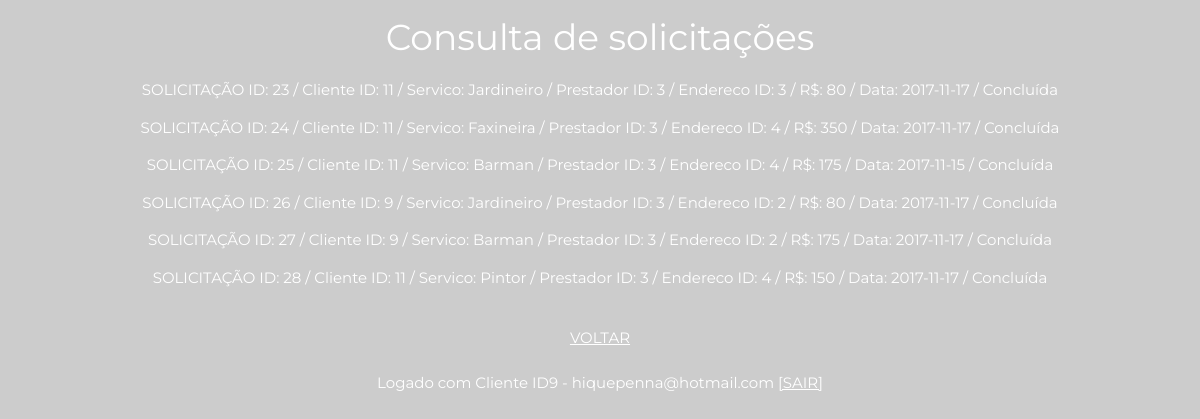
The page /TodasSolicitacoes.php (signed in) on the database its author committed.
### tables this page shows
CREATE TABLE IF NOT EXISTS `solicitacao` (
  `idsolicitacao` int(11) NOT NULL AUTO_INCREMENT,
  `idcliente` int(11) NOT NULL,
  `nomeservico` varchar(100) NOT NULL,
  `idprestador` int(11) NOT NULL,
  `endereco` int(11) NOT NULL,
  `valor` float NOT NULL,
  `notaprocliente` int(11) NOT NULL,
  `notaproprestador` int(11) NOT NULL,
  `comcliente` varchar(100) NOT NULL,
  `comprestador` varchar(100) NOT NULL,
  `efetuado` tinyint(1) NOT NULL,
  `dataAMD` date NOT NULL,
  PRIMARY KEY (`idsolicitacao`),
  KEY `idcliente_solicitacao` (`idcliente`),
  KEY `nomeservico_solicitacao` (`nomeservico`),
  KEY `idprestador_solicitacao` (`idprestador`),
  KEY `endereco_solicitacao` (`endereco`)
);

### TodasSolicitacoes.php (the view, shortened to what this page needs)
<?php
	if(!isset($_SESSION["email"]) || !isset($_SESSION["senha"]) ){
		header("Location: index.php");
		exit;
	}
	else{
		$idpessoa = $_SESSION['idpessoa'];
		$email= $_SESSION['email'];
		$categoria= $_SESSION['categoria'];
	}
	include("config.php");
	$conexao = mysqli_connect($host, $user, $senha, $banco) or die(mysqli_error());
	mysqli_select_db($conexao, $banco);
	?>
	<html>
	<head>
</head>
<link rel="stylesheet" href="style.css">
<link rel="stylesheet" href="https://cdnjs.cloudflare.com/ajax/libs/font-awesome/4.7.0/css/font-awesome.min.css">
<body>
	<h1><center>Consulta de solicitações</center></h1>
	<?php
	$query = sprintf("SELECT * FROM solicitacao");
	$dados = mysqli_query($conexao, $query) or die(mysql_error());
	$linha = mysqli_fetch_assoc($dados);
	$total = mysqli_num_rows($dados);
	if($total > 0) {
		do {
	?>	<center><p>SOLICITAÇÃO ID: <?=$linha['idsolicitacao']?> / Cliente ID: <?=$linha['idcliente']?> / Servico: <?=$linha['nomeservico']?> / Prestador ID: <?=$linha['idprestador']?> / Endereco ID: <?=$linha['endereco']?> / R$: <?=$linha['valor']?> / Data: <?=$linha['dataAMD']?>  /  <?php if($linha['efetuado']== 0) echo "Em andamento"; else if($linha['efetuado']== 1) echo "Concluída"; else if($linha['efetuado']== 2) echo "Aguardando prestador"; ?></p></center>
	<?php
			}while($linha = mysqli_fetch_assoc($dados));
		}
	?>
	<br>
	<center><a href="upload.php"> VOLTAR </a>  </center>
	</body>
	</html>
	<br><center> <?php if($categoria == 1) { echo "Logado com Prestador ID$idpessoa - $email";} else if($categoria == 0) echo "Logado com Cliente ID$idpessoa - $email";?> <a href="logout.php"> [SAIR]</a>  </center>

### style.css (style rules this page uses)
html { box-sizing:border-box }
*,*:before,*:after { box-sizing:inherit }
html { -ms-text-size-adjust:100%;-webkit-text-size-adjust:100% }
body { margin:0 }
a { background-color:transparent;-webkit-text-decoration-skip:objects }
html,body { font-family:Verdana,sans-serif;font-size:15px;line-height:1.5 }
html { overflow-x:hidden }
h1 { font-size:36px }
h1,h2,h3,h4,h5,h6 { font-family:"Segoe UI",Arial,sans-serif;font-weight:400;margin:10px 0 }
a { color:inherit }

### TodasSolicitacoes.php (style rules this page uses)
body,h1,h2,h3,h4,h5,h6,.w3-wide { font-family: "Montserrat", sans-serif; color: white; }
body { background-image: url("blue-slate.jpg"); background-color: #cccccc; }

### rows shown on the page
solicitacao: idsolicitacao "23", idcliente "11", nomeservico "Jardineiro", idprestador "3", endereco "3", valor "80", dataAMD "2017-11-17", efetuado "Concluída"
solicitacao: idsolicitacao "24", idcliente "11", nomeservico "Faxineira", idprestador "3", endereco "4", valor "350", dataAMD "2017-11-17", efetuado "Concluída"
solicitacao: idsolicitacao "25", idcliente "11", nomeservico "Barman", idprestador "3", endereco "4", valor "175", dataAMD "2017-11-15", efetuado "Concluída"
solicitacao: idsolicitacao "26", idcliente "9", nomeservico "Jardineiro", idprestador "3", endereco "2", valor "80", dataAMD "2017-11-17", efetuado "Concluída"
solicitacao: idsolicitacao "27", idcliente "9", nomeservico "Barman", idprestador "3", endereco "2", valor "175", dataAMD "2017-11-17", efetuado "Concluída"
solicitacao: idsolicitacao "28", idcliente "11", nomeservico "Pintor", idprestador "3", endereco "4", valor "150", dataAMD "2017-11-17", efetuado "Concluída"

### other values the page prints
$idpessoa "9"
$email "hiquepenna@hotmail.com"
